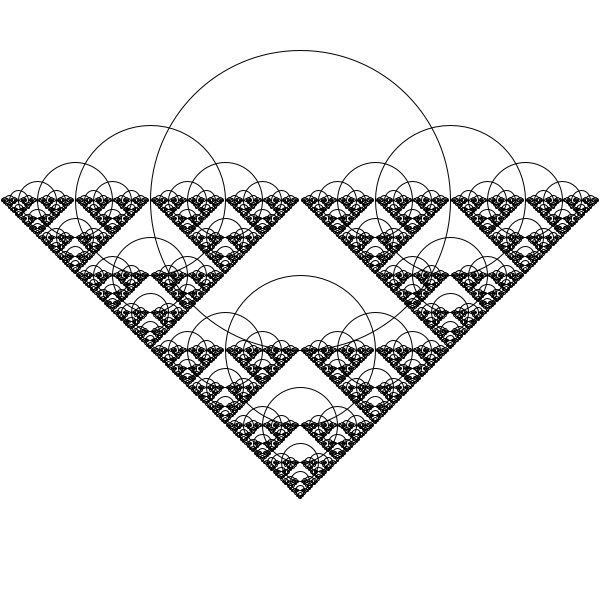
Frame 1 (no input)
Frame 60 (the mouse pressed at the canvas centre just before this capture): identical to frame 1, image omitted
Frame 120 (the mouse held since frame 60 and released just before this capture): identical to frame 1, image omitted

The Processing sketch that drew this single still picture (run headless with seeded random() and noise(); from frame 60 on, the mouse is pressed at the canvas centre):

// Processing sketch: functions_syntax
// ── functions_syntax.pde



void setup() {
  size(600, 600);
}

void draw() {
  background(255);
  drawCircle(300, 200, 300);
}

void drawCircle(float x, float y, float d) {
  stroke(0);
  noFill();
  ellipse(x, y, d, d);

  if (d > 4) {
    drawCircle(x+d/2, y, d/2);
    drawCircle(x-d/2, y, d/2);
    drawCircle(x, y+d/2, d/2);
    
  }
}
